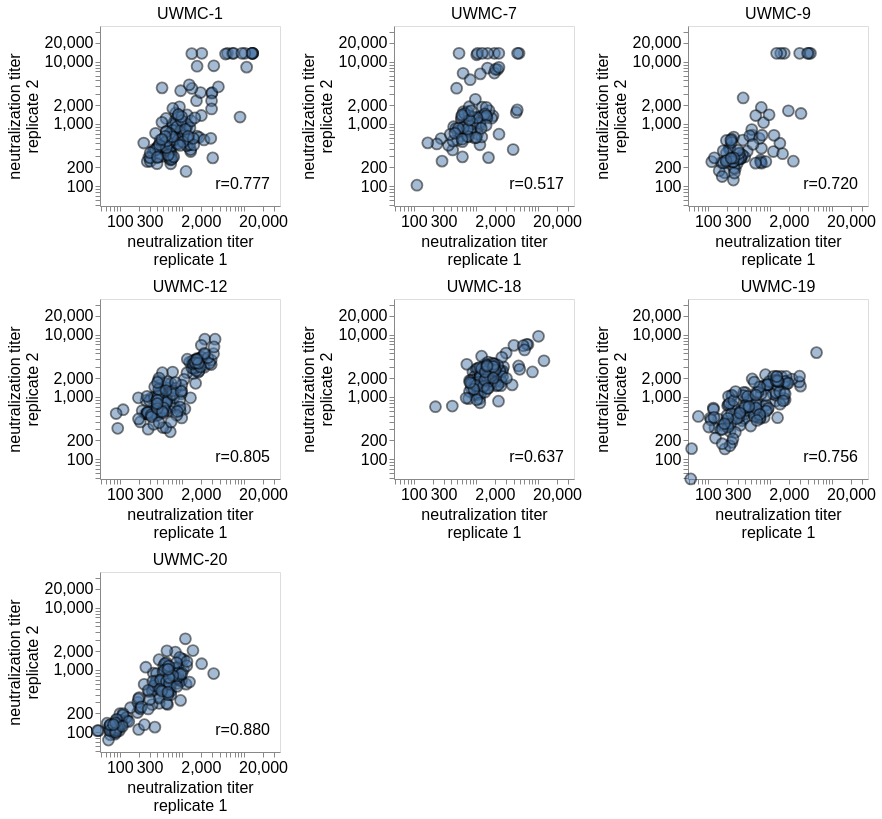

The cell this chart's notebook holds for it:
### Code cell
# configure color scheme
fill = True
opacity = 0.5
stroke = 'black'
strokeWidth = 1.8
markSize = 120
RtextLocation = 60

sort_list = ['UWMC-1', 'UWMC-7', 'UWMC-9']

def sort_dict_by_list(d, order):
    # First get values for the keys that are in the order list
    ordered_vals = [d[k] for k in order if k in d]
    # Then add values for keys not in the order list
    remaining_vals = [v for k, v in d.items() if k not in order]
    return ordered_vals + remaining_vals

sorted_sera = (sort_dict_by_list(virus_corr_values_string, sort_list))

color = alt.Color('serum', sort = sorted_sera, legend=None)

titleFontSize = 16
labelFontSize = 16

width = 180
height = width
_range = [60, 30000]


# add serum, R2 column
df = (temp_df
      .assign(
          serum_label = lambda x: x.serum,
          serum_number = lambda x: x.serum.str.split('-').str[1].astype(int)
      )
      .replace({'serum_label': virus_corr_values_string})
      .sort_values(by='serum_number')
      .reset_index(drop=True)
       )

plots = []

for sera in df.serum.unique():
    r_string = virus_corr_values[sera]
    serum_df = df.query(f'serum == "{sera}"')
    s_number = (int(sera.split('-')[1]))
    if s_number <= 11:
        col1 = 'plate1_median'
        col2 = 'plate1_2_median'
    elif s_number > 11:
        col1 = 'plate2_median'
        col2 = 'plate2_2_median'

    barcode_scatter = (
        alt.Chart(serum_df, width = width, height = height, title=alt.Title(sera, fontSize=titleFontSize, fontStyle='light'))
        .mark_circle(size=markSize, opacity=opacity, stroke=stroke, strokeWidth = strokeWidth, filled=fill)
        .encode(
            alt.X(col1, 
                  title = ['neutralization titer', 'replicate 1'],
                  scale = alt.Scale(nice=False, padding=6, type="log", domain=_range),
                  axis = alt.Axis(grid=False, titleFontSize=titleFontSize, titleFontStyle='light', labelFontSize=labelFontSize)
                 ),
            alt.Y(col2,
                  title = ['neutralization titer', 'replicate 2'],
                  scale = alt.Scale(nice=False, padding=6, type="log", domain=_range),
                  axis = alt.Axis(grid=False, titleFontSize=titleFontSize, titleFontStyle='light', labelFontSize=labelFontSize)
                 ),
            # color = color,
            tooltip=['serum', 'virus', col1, col2])
    )

    # Text annotation
    text = alt.Chart(pd.DataFrame({
            'label': ['r='+r_string]
        })).mark_text(
            align='right',
            baseline='top',
            dx=RtextLocation+20, dy=RtextLocation,
            fontSize=labelFontSize,
            # fontStyle='italic',
            color='black'
        ).encode(
            text='label:N'
        )

    # Combine and append
    plots.append(barcode_scatter + text)

    # break

concat = (alt.concat(*plots, 
                    columns = 3, 
                    spacing = 10
                   )
    )

# Save
outfile = os.path.join(resultsdir, 'per_strain_replicate_correlations.pdf')
concat.save(outfile, dpi = 600)
concat

### Figure 1 — Vega-Lite specification as saved in the notebook (floating-point values rounded to 4 significant figures; data arrays with more than 128 entries replaced by an {"elided": "..."} marker saying what was removed)
{"config": {"view": {"continuousWidth": 300, "continuousHeight": 300}}, "concat": [{"layer": [{"data": {"name": "data-54db4e3cee382b54bc2c3ea850f7da42"}, "mark": {"type": "circle", "filled": true, "opacity": 0.5, "size": 120, "stroke": "black", "strokeWidth": 1.8}, "encoding": {"tooltip": [{"field": "serum", "type": "nominal"}, {"field": "virus", "type": "nominal"}, {"field": "plate1_median", "type": "quantitative"}, {"field": "plate1_2_median", "type": "quantitative"}], "x": {"axis": {"grid": false, "labelFontSize": 16, "titleFontSize": 16, "titleFontStyle": "light"}, "field": "plate1_median", "scale": {"domain": [60, 30000], "nice": false, "padding": 6, "type": "log"}, "title": ["neutralization titer", "replicate 1"], "type": "quantitative"}, "y": {"axis": {"grid": false, "labelFontSize": 16, "titleFontSize": 16, "titleFontStyle": "light"}, "field": "plate1_2_median", "scale": {"domain": [60, 30000], "nice": false, "padding": 6, "type": "log"}, "title": ["neutralization titer", "replicate 2"], "type": "quantitative"}}, "title": {"text": "UWMC-1", "fontSize": 16, "fontStyle": "light"}}, {"data": {"name": "data-1fcbe9e626c0cd9d539d003c0703aee6"}, "mark": {"type": "text", "align": "right", "baseline": "top", "color": "black", "dx": 80, "dy": 60, "fontSize": 16}, "encoding": {"text": {"field": "label", "type": "nominal"}}}], "height": 180, "width": 180}, {"layer": [{"data": {"name": "data-6c10dfe48ebe98bbac43630d61155dcf"}, "mark": {"type": "circle", "filled": true, "opacity": 0.5, "size": 120, "stroke": "black", "strokeWidth": 1.8}, "encoding": {"tooltip": [{"field": "serum", "type": "nominal"}, {"field": "virus", "type": "nominal"}, {"field": "plate1_median", "type": "quantitative"}, {"field": "plate1_2_median", "type": "quantitative"}], "x": {"axis": {"grid": false, "labelFontSize": 16, "titleFontSize": 16, "titleFontStyle": "light"}, "field": "plate1_median", "scale": {"domain": [60, 30000], "nice": false, "padding": 6, "type": "log"}, "title": ["neutralization titer", "replicate 1"], "type": "quantitative"}, "y": {"axis": {"grid": false, "labelFontSize": 16, "titleFontSize": 16, "titleFontStyle": "light"}, "field": "plate1_2_median", "scale": {"domain": [60, 30000], "nice": false, "padding": 6, "type": "log"}, "title": ["neutralization titer", "replicate 2"], "type": "quantitative"}}, "title": {"text": "UWMC-7", "fontSize": 16, "fontStyle": "light"}}, {"data": {"name": "data-ee7b4d9b9e14cc6f6458da2f129059a8"}, "mark": {"type": "text", "align": "right", "baseline": "top", "color": "black", "dx": 80, "dy": 60, "fontSize": 16}, "encoding": {"text": {"field": "label", "type": "nominal"}}}], "height": 180, "width": 180}, {"layer": [{"data": {"name": "data-b07f1e941a1fedf606e8ef7212218aa0"}, "mark": {"type": "circle", "filled": true, "opacity": 0.5, "size": 120, "stroke": "black", "strokeWidth": 1.8}, "encoding": {"tooltip": [{"field": "serum", "type": "nominal"}, {"field": "virus", "type": "nominal"}, {"field": "plate1_median", "type": "quantitative"}, {"field": "plate1_2_median", "type": "quantitative"}], "x": {"axis": {"grid": false, "labelFontSize": 16, "titleFontSize": 16, "titleFontStyle": "light"}, "field": "plate1_median", "scale": {"domain": [60, 30000], "nice": false, "padding": 6, "type": "log"}, "title": ["neutralization titer", "replicate 1"], "type": "quantitative"}, "y": {"axis": {"grid": false, "labelFontSize": 16, "titleFontSize": 16, "titleFontStyle": "light"}, "field": "plate1_2_median", "scale": {"domain": [60, 30000], "nice": false, "padding": 6, "type": "log"}, "title": ["neutralization titer", "replicate 2"], "type": "quantitative"}}, "title": {"text": "UWMC-9", "fontSize": 16, "fontStyle": "light"}}, {"data": {"name": "data-113aa5a37d2cd09ddfee990086c37179"}, "mark": {"type": "text", "align": "right", "baseline": "top", "color": "black", "dx": 80, "dy": 60, "fontSize": 16}, "encoding": {"text": {"field": "label", "type": "nominal"}}}], "height": 180, "width": 180}, {"layer": [{"data": {"name": "data-858b0794cea22b25424a48eefe865e6c"}, "mark": {"type": "circle", "filled": true, "opacity": 0.5, "size": 120, "stroke": "black", "strokeWidth": 1.8}, "encoding": {"tooltip": [{"field": "serum", "type": "nominal"}, {"field": "virus", "type": "nominal"}, {"field": "plate2_median", "type": "quantitative"}, {"field": "plate2_2_median", "type": "quantitative"}], "x": {"axis": {"grid": false, "labelFontSize": 16, "titleFontSize": 16, "titleFontStyle": "light"}, "field": "plate2_median", "scale": {"domain": [60, 30000], "nice": false, "padding": 6, "type": "log"}, "title": ["neutralization titer", "replicate 1"], "type": "quantitative"}, "y": {"axis": {"grid": false, "labelFontSize": 16, "titleFontSize": 16, "titleFontStyle": "light"}, "field": "plate2_2_median", "scale": {"domain": [60, 30000], "nice": false, "padding": 6, "type": "log"}, "title": ["neutralization titer", "replicate 2"], "type": "quantitative"}}, "title": {"text": "UWMC-12", "fontSize": 16, "fontStyle": "light"}}, {"data": {"name": "data-c8a03f5baa4f0b5f8e427105512a46a4"}, "mark": {"type": "text", "align": "right", "baseline": "top", "color": "black", "dx": 80, "dy": 60, "fontSize": 16}, "encoding": {"text": {"field": "label", "type": "nominal"}}}], "height": 180, "width": 180}, {"layer": [{"data": {"name": "data-6fe0e0f386c337283dbeb427ecb39da9"}, "mark": {"type": "circle", "filled": true, "opacity": 0.5, "size": 120, "stroke": "black", "strokeWidth": 1.8}, "encoding": {"tooltip": [{"field": "serum", "type": "nominal"}, {"field": "virus", "type": "nominal"}, {"field": "plate2_median", "type": "quantitative"}, {"field": "plate2_2_median", "type": "quantitative"}], "x": {"axis": {"grid": false, "labelFontSize": 16, "titleFontSize": 16, "titleFontStyle": "light"}, "field": "plate2_median", "scale": {"domain": [60, 30000], "nice": false, "padding": 6, "type": "log"}, "title": ["neutralization titer", "replicate 1"], "type": "quantitative"}, "y": {"axis": {"grid": false, "labelFontSize": 16, "titleFontSize": 16, "titleFontStyle": "light"}, "field": "plate2_2_median", "scale": {"domain": [60, 30000], "nice": false, "padding": 6, "type": "log"}, "title": ["neutralization titer", "replicate 2"], "type": "quantitative"}}, "title": {"text": "UWMC-18", "fontSize": 16, "fontStyle": "light"}}, {"data": {"name": "data-9eba37fb1c392019534c21546b04880a"}, "mark": {"type": "text", "align": "right", "baseline": "top", "color": "black", "dx": 80, "dy": 60, "fontSize": 16}, "encoding": {"text": {"field": "label", "type": "nominal"}}}], "height": 180, "width": 180}, {"layer": [{"data": {"name": "data-225ae074726d4f9c23fcb14f5d7fce25"}, "mark": {"type": "circle", "filled": true, "opacity": 0.5, "size": 120, "stroke": "black", "strokeWidth": 1.8}, "encoding": {"tooltip": [{"field": "serum", "type": "nominal"}, {"field": "virus", "type": "nominal"}, {"field": "plate2_median", "type": "quantitative"}, {"field": "plate2_2_median", "type": "quantitative"}], "x": {"axis": {"grid": false, "labelFontSize": 16, "titleFontSize": 16, "titleFontStyle": "light"}, "field": "plate2_median", "scale": {"domain": [60, 30000], "nice": false, "padding": 6, "type": "log"}, "title": ["neutralization titer", "replicate 1"], "type": "quantitative"}, "y": {"axis": {"grid": false, "labelFontSize": 16, "titleFontSize": 16, "titleFontStyle": "light"}, "field": "plate2_2_median", "scale": {"domain": [60, 30000], "nice": false, "padding": 6, "type": "log"}, "title": ["neutralization titer", "replicate 2"], "type": "quantitative"}}, "title": {"text": "UWMC-19", "fontSize": 16, "fontStyle": "light"}}, {"data": {"name": "data-eb64a0185d31ee3f1d863467bc3c3905"}, "mark": {"type": "text", "align": "right", "baseline": "top", "color": "black", "dx": 80, "dy": 60, "fontSize": 16}, "encoding": {"text": {"field": "label", "type": "nominal"}}}], "height": 180, "width": 180}, {"layer": [{"data": {"name": "data-c4d306947c72e49e8e2b804e49614bad"}, "mark": {"type": "circle", "filled": true, "opacity": 0.5, "size": 120, "stroke": "black", "strokeWidth": 1.8}, "encoding": {"tooltip": [{"field": "serum", "type": "nominal"}, {"field": "virus", "type": "nominal"}, {"field": "plate2_median", "type": "quantitative"}, {"field": "plate2_2_median", "type": "quantitative"}], "x": {"axis": {"grid": false, "labelFontSize": 16, "titleFontSize": 16, "titleFontStyle": "light"}, "field": "plate2_median", "scale": {"domain": [60, 30000], "nice": false, "padding": 6, "type": "log"}, "title": ["neutralization titer", "replicate 1"], "type": "quantitative"}, "y": {"axis": {"grid": false, "labelFontSize": 16, "titleFontSize": 16, "titleFontStyle": "light"}, "field": "plate2_2_median", "scale": {"domain": [60, 30000], "nice": false, "padding": 6, "type": "log"}, "title": ["neutralization titer", "replicate 2"], "type": "quantitative"}}, "title": {"text": "UWMC-20", "fontSize": 16, "fontStyle": "light"}}, {"data": {"name": "data-8ee33edb7e5b82936e1c4e46da2c03f7"}, "mark": {"type": "text", "align": "right", "baseline": "top", "color": "black", "dx": 80, "dy": 60, "fontSize": 16}, "encoding": {"text": {"field": "label", "type": "nominal"}}}], "height": 180, "width": 180}], "columns": 3, "spacing": 10, "$schema": "https://vega.github.io/schema/vega-lite/v5.16.3.json", "datasets": {"data-54db4e3cee382b54bc2c3ea850f7da42": {"elided": "141 records"}, "data-1fcbe9e626c0cd9d539d003c0703aee6": [{"label": "r=0.777"}], "data-6c10dfe48ebe98bbac43630d61155dcf": {"elided": "141 records"}, "data-ee7b4d9b9e14cc6f6458da2f129059a8": [{"label": "r=0.517"}], "data-b07f1e941a1fedf606e8ef7212218aa0": {"elided": "141 records"}, "data-113aa5a37d2cd09ddfee990086c37179": [{"label": "r=0.720"}], "data-858b0794cea22b25424a48eefe865e6c": {"elided": "141 records"}, "data-c8a03f5baa4f0b5f8e427105512a46a4": [{"label": "r=0.805"}], "data-6fe0e0f386c337283dbeb427ecb39da9": {"elided": "141 records"}, "data-9eba37fb1c392019534c21546b04880a": [{"label": "r=0.637"}], "data-225ae074726d4f9c23fcb14f5d7fce25": {"elided": "141 records"}, "data-eb64a0185d31ee3f1d863467bc3c3905": [{"label": "r=0.756"}], "data-c4d306947c72e49e8e2b804e49614bad": {"elided": "141 records"}, "data-8ee33edb7e5b82936e1c4e46da2c03f7": [{"label": "r=0.880"}]}}
